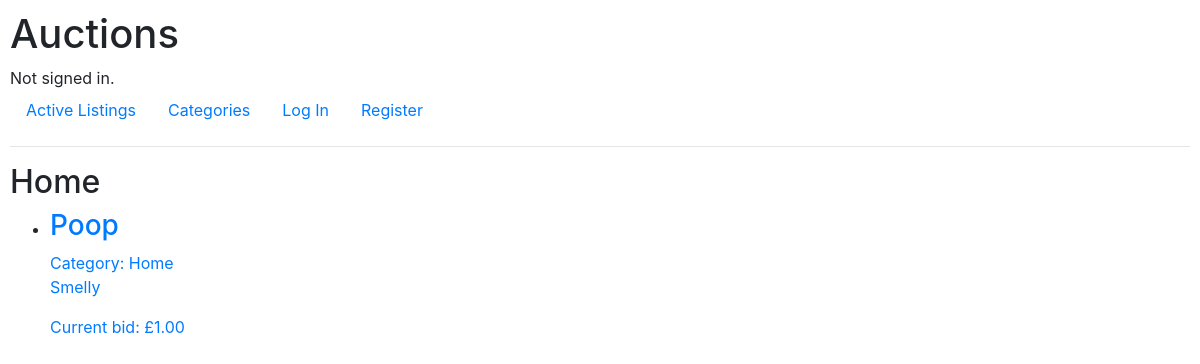
Screenshot of /category/Home with the database file from the repository.
### auctions/models.py (models this page shows)
class Listing(models.Model):
    title = models.CharField(max_length=64, default="New Item")
    description = models.CharField(max_length=1500, null=True)
    current_bid = models.DecimalField(max_digits=17, decimal_places = 2, default = 1)
    image = models.URLField(max_length= 512, null=True, blank=True)
    category = models.CharField(max_length = 64, choices = categories, null=True, blank=True)
    seller = models.ForeignKey(User, on_delete=models.CASCADE, related_name="listings")
    closed = models.BooleanField(default="False")

### auctions/views.py (the view)
# urls.py: path("category/<str:category_name>", views.category, name="category"),
def category(request, category_name):
    category_listings = Listing.objects.filter(category=category_name)
    return render(request, "auctions/index.html", {
        "listings": category_listings,
        "heading": category_name,
    })

### auctions/templates/auctions/index.html (shortened to what this page needs)
{% extends "auctions/layout.html" %}
{% block body %}
    <h2>{{heading}}</h2>
    <ul>
        {% if listings %}
            {% for listing in listings %}
                <li>
                    <a href = "{% url 'view_listing' listing_id=listing.pk %}">
                        <span style="display: block;">
                            <div>
                                <h3>{{listing.title}}</h3>
                                {% if listing.category %}
                                    <div>
                                        Category: {{listing.category}}
                                    </div>
                                {% endif %}
                                <div>
                                    <p>{{listing.description}}</p>
                                </div>
                                <div>
                                    Current bid: £{{listing.current_bid}}
                                </div>
                            </div>
                        </span>
                    </a>
                </li>
            {% endfor %}
        {% else %}
            <p>No listings currently available.</p>
        {% endif %}
    </ul>
{% endblock %}

### auctions/static/auctions/styles.css (style rules this page uses)
body { padding: 10px; }

### rows the page displays
Listing: category "Home", title "Poop", description "Smelly", current_bid "1.00"
